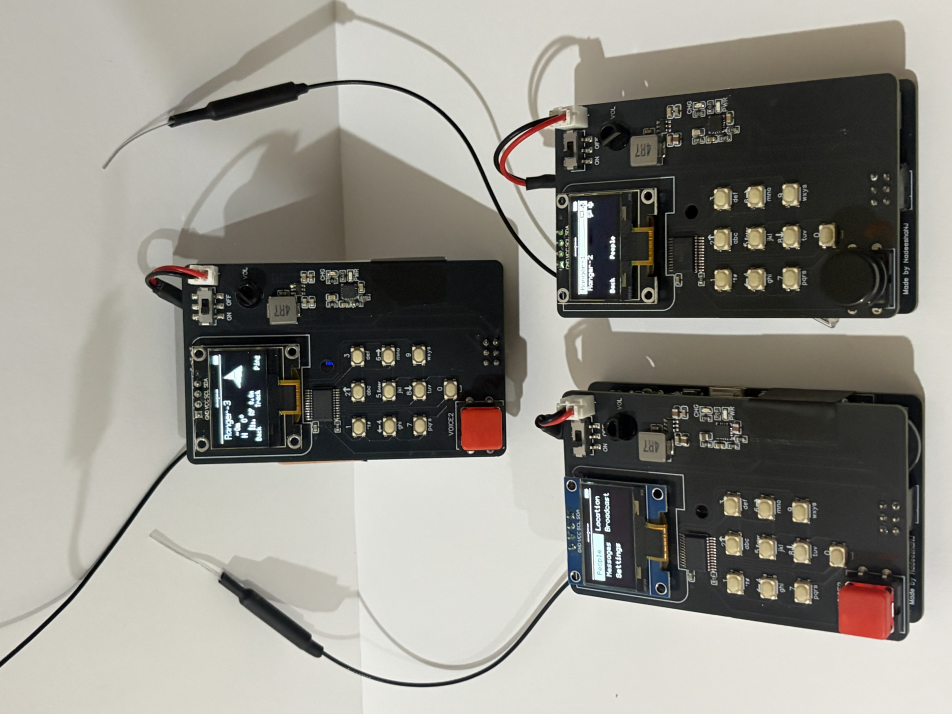
#> input picture Ranger_Video_Kit/raw_footage/photos/IMG_9673.jpeg, 5712 x 4284 px, given in place of IMG_9673.png, which was not available (shown at 1/6 size)
$ python poster.py
#> lines starting #> are read from the running program, lines starting #| are printed output that depends on the picture; after the words box and inside, x2 and y2 are one past the last pixel; in counts of white or black regions, pixels touching at a corner belong together; pictures that were not available may be replaced by others from this repository, and a replacement may not be noted
"""Graphics for the Ranger expo poster (rendered at 2x the size they occupy on the Canva page)."""
import math
import os

import numpy as np
from PIL import Image, ImageDraw, ImageFilter, ImageFont, ImageOps

W = os.path.dirname(os.path.dirname(os.path.abspath(__file__)))
KIT = "/home/user/temp-video/Ranger_Video_Kit"
CUT = os.path.join(W, "build/cut")
OUT = "/home/user/temp-video/Ranger_Video_Kit/poster/assets"
os.makedirs(OUT, exist_ok=True)
FONT = "/usr/share/fonts/opentype/inter/Inter-{}.otf"

NAVY = (0x04, 0x20, 0x34)
INK = (0x16, 0x22, 0x2B)
GREEN = (0x2F, 0x6D, 0x4F)
MINT = (0x7C, 0xC4, 0xA0)
TINT = (0xEA, 0xF3, 0xEE)
RED = (0xB3, 0x26, 0x1E)
GREY = (0x5B, 0x66, 0x70)


def f(w, s):
    return ImageFont.truetype(FONT.format(w), s)


def shadow(img, box, r, blur, alpha, off=(0, 10)):
    m = Image.new("L", img.size, 0)
    x0, y0, x1, y1 = box
    ImageDraw.Draw(m).rounded_rectangle([x0 + off[0], y0 + off[1], x1 + off[0], y1 + off[1]], r, fill=alpha)
    sh = Image.new("RGBA", img.size, (0, 0, 0, 0))
    sh.putalpha(m.filter(ImageFilter.GaussianBlur(blur)))
    img.alpha_composite(sh)


def paste_fit(img, src, box, mode="contain", radius=0):
    x0, y0, x1, y1 = box
    bw, bh = x1 - x0, y1 - y0
    s = (min if mode == "contain" else max)(bw / src.width, bh / src.height)
    im = src.resize((max(1, round(src.width * s)), max(1, round(src.height * s))), Image.LANCZOS)
    if mode == "cover":
        l, t = (im.width - bw) // 2, (im.height - bh) // 2
        im = im.crop((l, t, l + bw, t + bh))
        px, py = x0, y0
    else:
        px, py = x0 + (bw - im.width) // 2, y0 + (bh - im.height) // 2
    if radius:
        m = Image.new("L", im.size, 0)
        ImageDraw.Draw(m).rounded_rectangle([0, 0, im.width - 1, im.height - 1], radius, fill=255)
        if im.mode == "RGBA":
            m = Image.fromarray(np.minimum(np.asarray(m), np.asarray(im.getchannel("A"))))
        im = im.convert("RGBA")
        im.putalpha(m)
    img.alpha_composite(im.convert("RGBA"), (px, py))
    return (px, py, px + im.width, py + im.height)


def arrow(d, p0, p1, color, width=8, head=26):
    d.line([p0, p1], fill=color, width=width)
    ang = math.atan2(p1[1] - p0[1], p1[0] - p0[0])
    a1 = (p1[0] - head * math.cos(ang - 0.45), p1[1] - head * math.sin(ang - 0.45))
    a2 = (p1[0] - head * math.cos(ang + 0.45), p1[1] - head * math.sin(ang + 0.45))
    d.polygon([p1, a1, a2], fill=color)


def lock(d, cx, cy, s, color=(255, 255, 255)):
    d.rounded_rectangle([cx - 11 * s, cy - 2 * s, cx + 11 * s, cy + 15 * s], 3 * s, fill=color)
    d.arc([cx - 8 * s, cy - 16 * s, cx + 8 * s, cy + 2 * s], 180, 360, fill=color, width=int(4 * s))
    d.line([cx - 8 * s, cy - 7 * s, cx - 8 * s, cy - 1 * s], fill=color, width=int(4 * s))
    d.line([cx + 8 * s, cy - 7 * s, cx + 8 * s, cy - 1 * s], fill=color, width=int(4 * s))


# ---------------------------------------------------------------- hero photo
def hero():
    w, h = 2800, 1840
    img = Image.new("RGBA", (w, h), (0, 0, 0, 0))
#> img: PIL image 2800x1840 RGBA; every value is 0
    bg = Image.new("RGBA", (w, h))
    t = np.linspace(0, 1, h)[:, None, None]
    c = np.array((247, 250, 248), np.float32) * (1 - t) + np.array((226, 237, 231), np.float32) * t
    bg = Image.fromarray(np.repeat(c, w, 1).astype(np.uint8)).convert("RGBA")
    m = Image.new("L", (w, h), 0)
#> m: PIL image 2800x1840 L; every value is 0
    ImageDraw.Draw(m).rounded_rectangle([0, 0, w - 1, h - 1], 40, fill=255)
#> m: PIL image 2800x1840 L; 100% white; 4 black regions, box (x1, y1, x2, y2) and area: (0, 0, 34, 34) 354, (2766, 0, 2800, 34) 354, (0, 1806, 34, 1840) 354, (2766, 1806, 2800, 1840) 354
    img.paste(bg, (0, 0), m)
    dev = Image.open(os.path.join(CUT, "IMG_9673.png")).convert("RGBA")
    # soft floor shadow
    fl = Image.new("L", (w, h), 0)
    ImageDraw.Draw(fl).ellipse([700, 1640, 2100, 1760], fill=120)
#> fl: PIL image 2800x1840 L; values 0 (black) and 120 (white), 2.6% white; 1 white region, box (x1, y1, x2, y2) and area: (700, 1640, 2101, 1761) 133361
    sh = Image.new("RGBA", (w, h), (0, 0, 0, 0))
    sh.putalpha(fl.filter(ImageFilter.GaussianBlur(40)))
    img.alpha_composite(sh)
    paste_fit(img, dev, (420, 60, 2380, 1740))
    d = ImageDraw.Draw(img)
    fnt = f("SemiBold", 44)
    txt = "Three working Ranger handsets, custom PCB"
    tw = d.textlength(txt, font=fnt)
#> tw = 961.2
    d.rounded_rectangle([60, h - 140, 60 + tw + 70, h - 60], 40, fill=NAVY + (235,))
    d.text((95, h - 100), txt, font=fnt, fill=(255, 255, 255), anchor="lm")
    img.save(os.path.join(OUT, "hero.png"))


# ---------------------------------------------------------------- mesh scenario
def mesh():
    w, h = 2912, 1312
    img = Image.new("RGBA", (w, h), (0, 0, 0, 0))
#> img: PIL image 2912x1312 RGBA; every value is 0
    m = Image.new("L", (w, h), 0)
#> m: PIL image 2912x1312 L; every value is 0
    ImageDraw.Draw(m).rounded_rectangle([0, 0, w - 1, h - 1], 40, fill=255)
#> m: PIL image 2912x1312 L; 100% white; 4 black regions, box (x1, y1, x2, y2) and area: (0, 0, 34, 34) 354, (2878, 0, 2912, 34) 354, (0, 1278, 34, 1312) 354, (2878, 1278, 2912, 1312) 354
    base = Image.new("RGBA", (w, h), (244, 248, 246, 255))
    # contour map
    yy, xx = np.mgrid[0:h, 0:w].astype(np.float32) / 260.0
    fld = np.sin(xx * 1.1 + np.sin(yy * 0.8) * 1.7) + np.cos(yy * 1.3 - np.sin(xx * 0.6) * 2.0) + 0.5 * np.sin((xx - yy) * 2.1)
    band = np.abs(((fld * 3.0) % 1.0) - 0.5) > 0.47
    arr = np.asarray(base).copy()
    arr[band] = (np.array([206, 226, 214, 255]) * 1).astype(np.uint8)
    base = Image.fromarray(arr)
    img.paste(base, (0, 0), m)
    d = ImageDraw.Draw(img)
    dev = Image.open(os.path.join(CUT, "IMG_9657.png")).convert("RGBA")
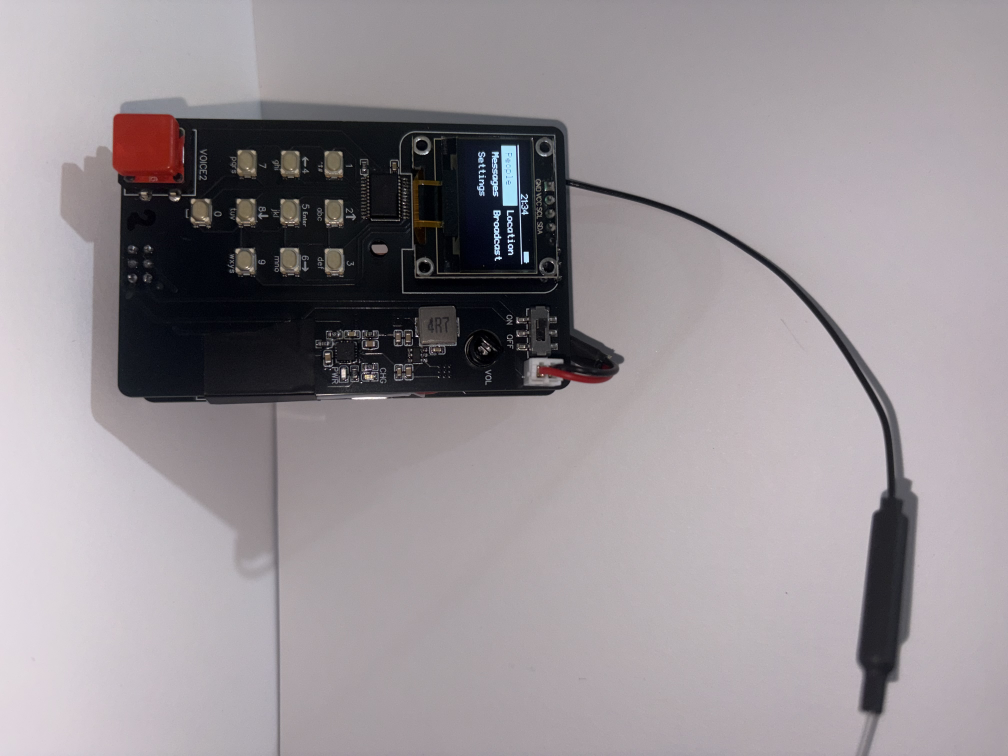
#> input picture Ranger_Video_Kit/raw_footage/photos/IMG_9657.jpeg, 4032 x 3024 px, given in place of IMG_9657.png, which was not available (shown at 1/4 size)
#> dev: PIL image 4032x3024 RGBA
    dev = dev.resize((round(dev.width * 170 / dev.height), 170), Image.LANCZOS)
#> dev: PIL image 227x170 RGBA
    nodes = [(330, 900), (930, 560), (1530, 860), (2130, 520), (2600, 900)]
    R = 380
    ov = Image.new("RGBA", (w, h), (0, 0, 0, 0))
    od = ImageDraw.Draw(ov)
    for x, y in nodes:
        od.ellipse([x - R, y - R, x + R, y + R], fill=(0x2F, 0x6D, 0x4F, 18), outline=(0x2F, 0x6D, 0x4F, 90), width=4)
    img.alpha_composite(ov)
    d = ImageDraw.Draw(img)
    for i in range(len(nodes) - 1):
        (x0, y0), (x1, y1) = nodes[i], nodes[i + 1]
        ux, uy = x1 - x0, y1 - y0
        L = math.hypot(ux, uy)
        ux, uy = ux / L, uy / L
        p0 = (x0 + ux * 120, y0 + uy * 120)
        p1 = (x1 - ux * 120, y1 - uy * 120)
        arrow(d, p0, p1, GREEN, 10, 34)
        mx, my = (p0[0] + p1[0]) / 2, (p0[1] + p1[1]) / 2
        d.ellipse([mx - 34, my - 34, mx + 34, my + 34], fill=GREEN)
        lock(d, mx, my - 2, 1.5)
    for k, (x, y) in enumerate(nodes):
        img.alpha_composite(dev, (int(x - dev.width / 2), int(y - dev.height / 2)))
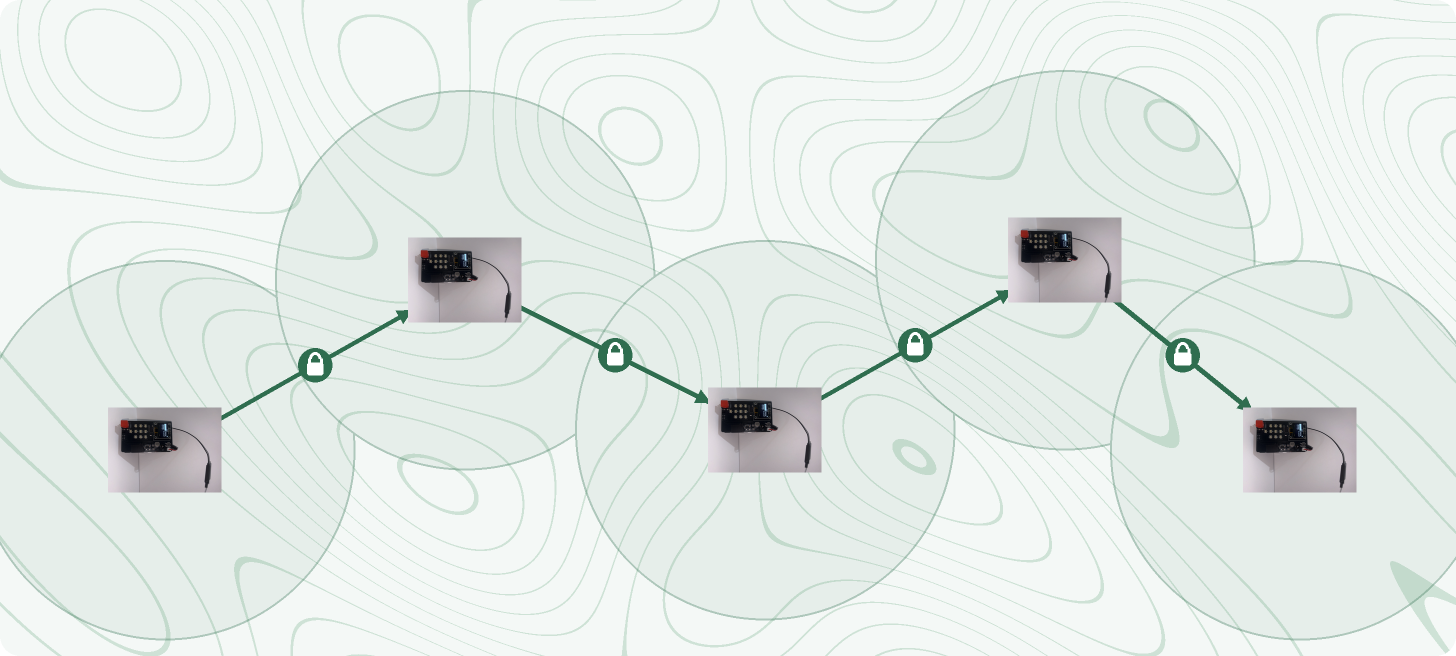
#> img: PIL image 2912x1312 RGBA (shown at 1/2 size); mean R, G, B, A 228.5, 235.3, 231.9, 254.9; transparent parts drawn white
    d = ImageDraw.Draw(img)
    lab = f("Bold", 40)
    small = f("SemiBold", 34)
    # end labels
    d.text((nodes[0][0], nodes[0][1] + 130), "Trapped survivor", font=lab, fill=RED, anchor="mm")
    d.text((nodes[-1][0], nodes[-1][1] + 130), "Rescue team", font=lab, fill=GREEN, anchor="mm")
    for x, y in nodes[1:-1]:
        d.text((x, y + 125), "Relay", font=small, fill=GREY, anchor="mm")
    # collapsed building icon near survivor
    bx, by = 40, 560
    d.polygon([(bx, by + 160), (bx, by + 20), (bx + 60, by), (bx + 90, by + 50), (bx + 140, by + 10), (bx + 150, by + 160)], fill=(150, 150, 156))
    for k in range(5):
        d.polygon([(bx - 20 + k * 40, by + 190), (bx + 30 + k * 40, by + 160), (bx + 60 + k * 40, by + 200)], fill=(120, 120, 126))
    # crossed tower
    tx, ty = 2620, 150
    d.line([(tx - 70, ty + 230), (tx, ty), (tx + 70, ty + 230)], fill=GREY, width=10)
    d.line([(tx - 45, ty + 140), (tx + 45, ty + 140)], fill=GREY, width=8)
    for r in (40, 75):
        d.arc([tx - r, ty - r, tx + r, ty + r], 200, 340, fill=GREY, width=8)
    d.line([(tx - 120, ty - 70), (tx + 120, ty + 250)], fill=RED, width=16)
    d.text((tx, ty + 300), "Towers down", font=small, fill=RED, anchor="mm")
    # scale bar + callouts
    d.line([(120, 1210), (120 + R, 1210)], fill=INK, width=8)
    for xx in (120, 120 + R):
        d.line([(xx, 1190), (xx, 1230)], fill=INK, width=8)
    d.text((120 + R / 2, 1180), "up to 8 km per hop", font=small, fill=INK, anchor="ms")
    chips = [("Every Ranger relays", GREEN), ("AES-128 encrypted", NAVY), ("No towers, no SIM", RED)]
    x = 700
    for txt, col in chips:
        tw = d.textlength(txt, font=lab)
        d.rounded_rectangle([x, 1150, x + tw + 80, 1250], 50, fill=col)
        d.text((x + 40, 1200), txt, font=lab, fill=(255, 255, 255), anchor="lm")
        x += tw + 120
#> this loop made 3 passes
#> (tw, x) on passes 1 to 3: (390, 1210), (378.8, 1708.8), (353.9, 2182.7)
#> after the loop, x = 2182.7
    d.text((70, 70), "Messages hop Ranger to Ranger: range grows with every device", font=f("Bold", 46), fill=INK)
    img.save(os.path.join(OUT, "mesh.png"))


# ---------------------------------------------------------------- system architecture
def box(d, xy, title, sub=None, fill=(255, 255, 255), outline=GREEN, tcol=INK, r=24, ts=40, ss=31):
    x0, y0, x1, y1 = xy
    d.rounded_rectangle(xy, r, fill=fill, outline=outline, width=5)
    cy = (y0 + y1) / 2
    if sub:
        d.text(((x0 + x1) / 2, cy - 22), title, font=f("Bold", ts), fill=tcol, anchor="mm")
        d.text(((x0 + x1) / 2, cy + 28), sub, font=f("Medium", ss), fill=GREY if tcol == INK else tcol, anchor="mm")
    else:
        d.text(((x0 + x1) / 2, cy), title, font=f("Bold", ts), fill=tcol, anchor="mm")


def arch():
    w, h = 3400, 1252
    img = Image.new("RGBA", (w, h), (0, 0, 0, 0))
#> img: PIL image 3400x1252 RGBA; every value is 0
    d = ImageDraw.Draw(img)
    d.rounded_rectangle([0, 0, w - 1, h - 1], 40, fill=(247, 250, 248))
    # column labels
    hl = f("Bold", 34)
    for x, t in ((330, "INPUTS"), (1440, "PROCESSING"), (2470, "OUTPUTS & RADIO")):
        d.text((x, 60), t, font=hl, fill=GREEN, anchor="mm")
    ins = [("T9 keypad + knob", "menus, typing"), ("Push-to-talk", "VOICE button"),
           ("MEMS microphone", "ICS-43434, I2S"), ("GPS + compass", "u-blox M10, QMC5883")]
    for i, (a, b) in enumerate(ins):
        y = 120 + i * 230
        box(d, (60, y, 600, y + 180), a, b)
        arrow(d, (600, y + 90), (880, y + 90 if i in (1, 2) else 560 + (i - 1.5) * 60), GREEN, 7, 26)
    # ESP32 core
    d.rounded_rectangle([880, 120, 2000, 1000], 30, fill=NAVY)
    d.text((1440, 200), "ESP32-WROOM-32E", font=f("ExtraBold", 54), fill=(255, 255, 255), anchor="mm")
    d.text((1440, 260), "dual-core 240 MHz, custom firmware", font=f("Medium", 32), fill=MINT, anchor="mm")
    tasks = ["Codec2 voice compression", "AES-128-CCM encryption", "Mesh routing & relaying", "UI, tracking & SOS",
             "Wi-Fi hotspot web page"]
    for i, t in enumerate(tasks):
        y = 330 + i * 128
        d.rounded_rectangle([950, y, 1930, y + 100], 20, fill=(0x12, 0x3C, 0x58), outline=(0x7C, 0xC4, 0xA0), width=3)
        d.text((1440, y + 50), t, font=f("SemiBold", 40), fill=(255, 255, 255), anchor="mm")
    outs = [("LoRa radio", "E28 SX1280, 2.4 GHz, 27 dBm"), ("OLED 128×64", "messages, map, compass"),
            ("Amp + speaker", "MAX98357A, I2S"), ("Phones (up to 3)", "Wi-Fi, browser, no app")]
    for i, (a, b) in enumerate(outs):
        y = 120 + i * 230
        fill = (0xEA, 0xF3, 0xEE) if i == 0 else (255, 255, 255)
        box(d, (2200, y, 2760, y + 180), a, b, fill=fill, ts=40, ss=28)
        arrow(d, (2000, 560 + (i - 1.5) * 60), (2200, y + 90), GREEN, 7, 26)
    # radio link to other Rangers
    dev = Image.open(os.path.join(CUT, "IMG_9657.png")).convert("RGBA")
    dev = dev.resize((round(dev.width * 300 / dev.height), 300), Image.LANCZOS)
#> dev: PIL image 400x300 RGBA
    img.alpha_composite(dev, (3080 - dev.width // 2, 140))
    d = ImageDraw.Draw(img)
    for r in (40, 80, 120):
        d.arc([2860 - r, 210 - r, 2860 + r, 210 + r], -60, 60, fill=GREEN, width=8)
    arrow(d, (2770, 210), (2950, 210), GREEN, 8, 28)
    d.text((3080, 480), "Other Rangers", font=f("Bold", 40), fill=INK, anchor="mm")
    d.text((3080, 530), "mesh, up to 8 km/hop", font=f("Medium", 30), fill=GREY, anchor="mm")
    # power
    d.rounded_rectangle([880, 1060, 2760, 1180], 26, fill=(0xFF, 0xF4, 0xD6), outline=(0xC9, 0x93, 0x1A), width=4)
    d.text((1820, 1120), "Power: 3.7 V 1000 mAh LiPo  ·  USB-C charging  ·  low-power sleep, radio still listening",
           font=f("SemiBold", 38), fill=(0x6B, 0x4A, 0x05), anchor="mm")
    img.save(os.path.join(OUT, "architecture.png"))


# ---------------------------------------------------------------- build journey
def build():
    w, h = 5672, 860
    img = Image.new("RGBA", (w, h), (0, 0, 0, 0))
#> img: PIL image 5672x860 RGBA; every value is 0
    proto = Image.open(f"{KIT}/product_images/First_Setup.jpeg").convert("RGBA")
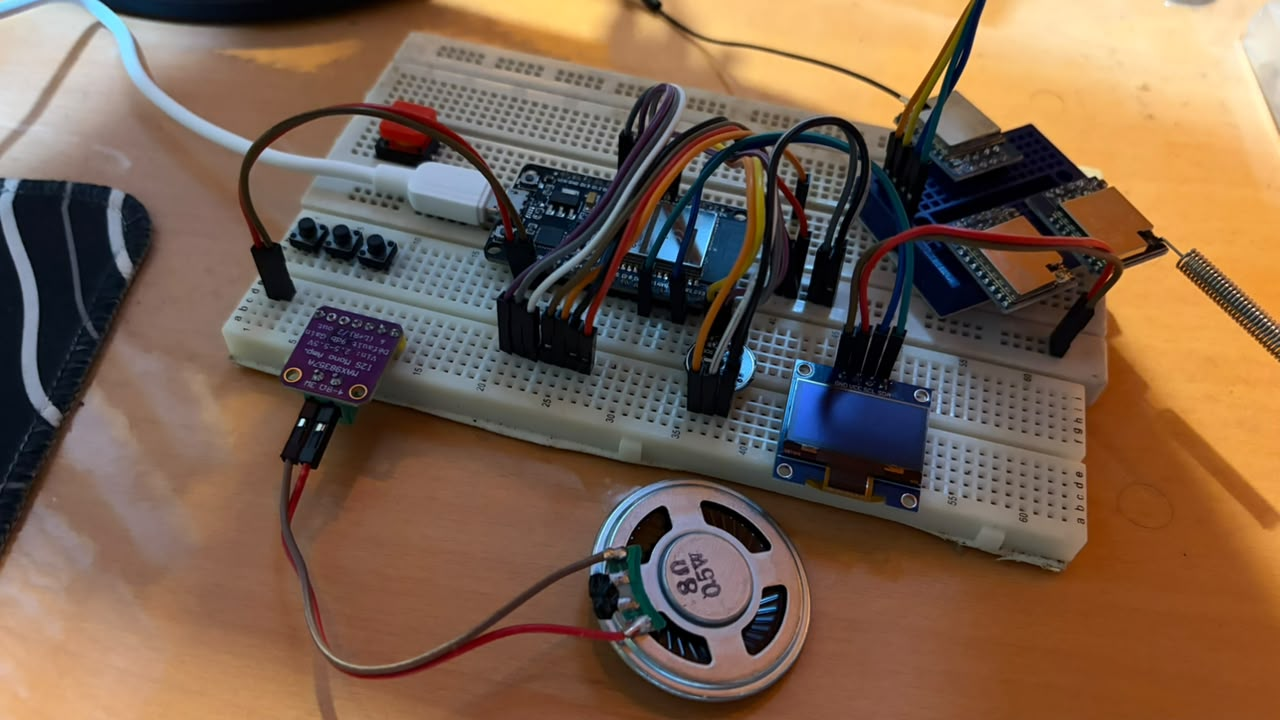
#> input picture Ranger_Video_Kit/product_images/First_Setup.jpeg, 1280 x 720 px, found by its file name
    schem = Image.open(f"{KIT}/product_images/Esp32_schematic.png").convert("RGBA")
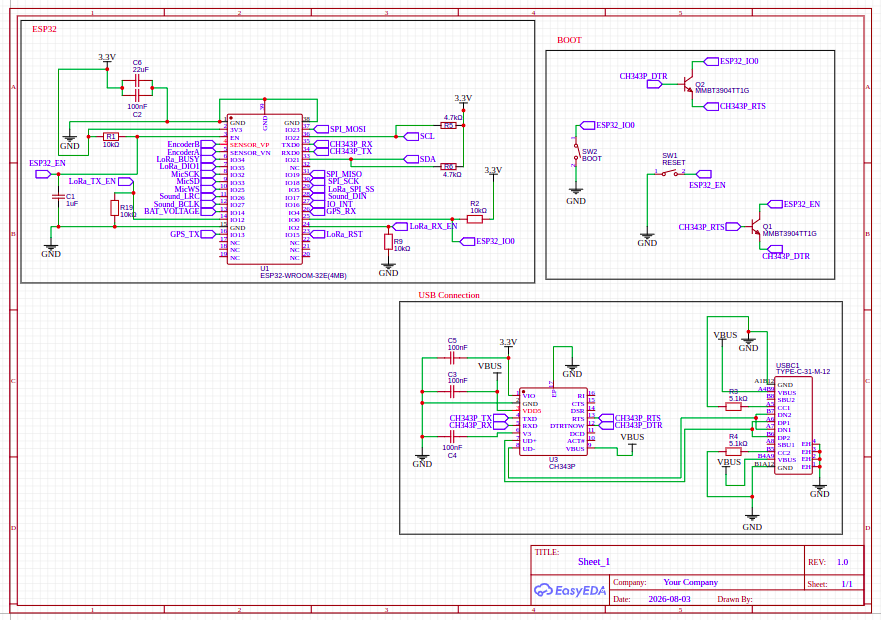
#> input picture Ranger_Video_Kit/product_images/Esp32_schematic.png, 881 x 620 px, found by its file name
#> schem is the input picture: PIL image 881x620 RGBA; mean R, G, B, A 242.9, 239.5, 242.5, 255
    pcb = Image.open(f"{KIT}/product_images/PCB_design.png").convert("RGBA")
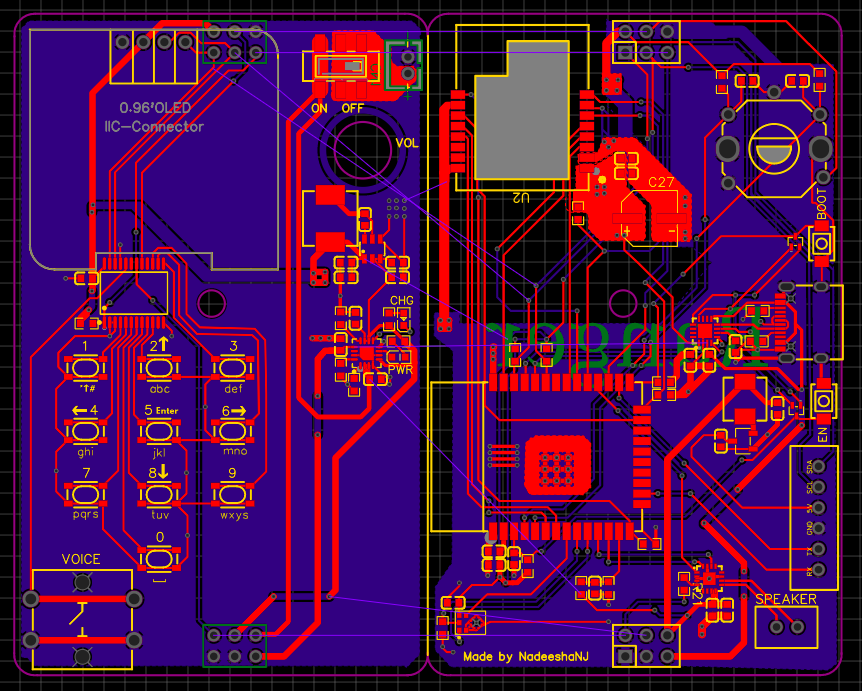
#> input picture Ranger_Video_Kit/product_images/PCB_design.png, 862 x 691 px, found by its file name
#> pcb is the input picture: PIL image 862x691 RGBA; mean R, G, B, A 78.4, 14.8, 76.2, 255
    top = Image.open(os.path.join(CUT, "Top_3D.png")).convert("RGBA")
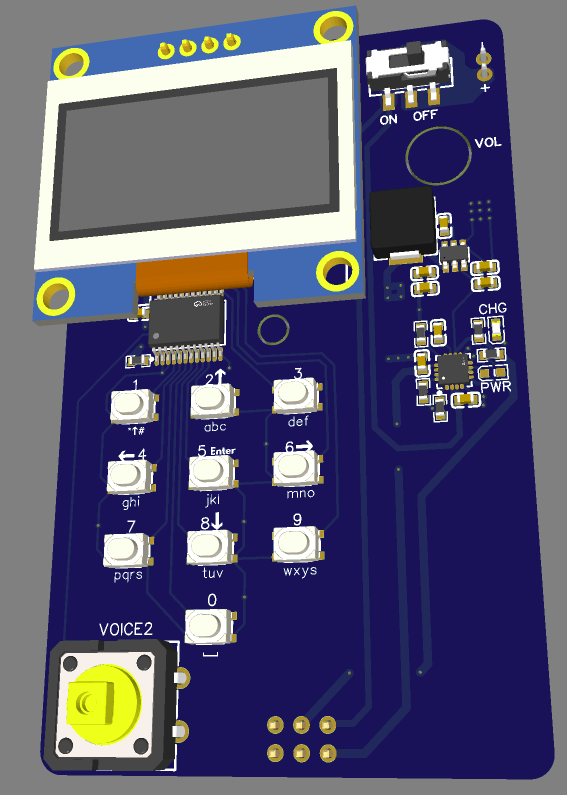
#> input picture Ranger_Video_Kit/product_images/Top_3D.png, 567 x 795 px, found by its file name
#> top is the input picture: PIL image 567x795 RGBA; mean R, G, B, A 88.4, 86.3, 113.6, 255
#> (the run stopped early here; a loop or call above may not have finished)
